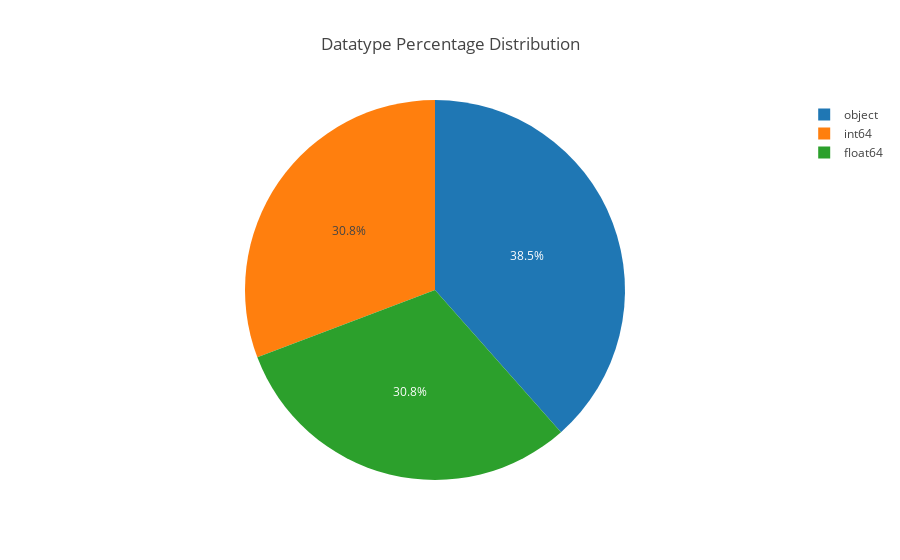

Notebook cell for this chart:
### Markdown cell above
## Meta data analysis for loaded dataset

### Code cell
metadata_matrix_dataframe = get_meta_data(car_df)

# 1. Columns List with only 1 unique values
display_columns_with_1_unique_value(metadata_matrix_dataframe)

# 2. Display Data Type percenatges 
plot_data_type_pie_chat(metadata_matrix_dataframe)

# 3. Potential Categorical Variable columns 
list_potential_categorical_type(metadata_matrix_dataframe,car_df)

### Figure 1 — Plotly figure (JSON) as saved in the notebook; plotly's stock layout.template omitted (floating-point values rounded to 4 significant figures)
{"data": [{"labels": ["object", "int64", "float64"], "type": "pie", "uid": "ccb8ecea-6b0c-447f-bffa-d2ea7ec1cc3a", "values": [10, 8, 8]}], "layout": {"title": {"text": "Datatype Percentage Distribution"}}}
